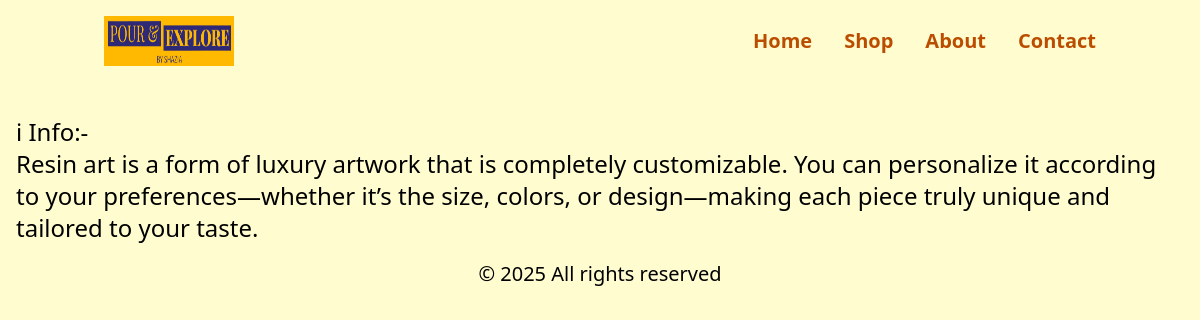
The app's page /shop/, older data.
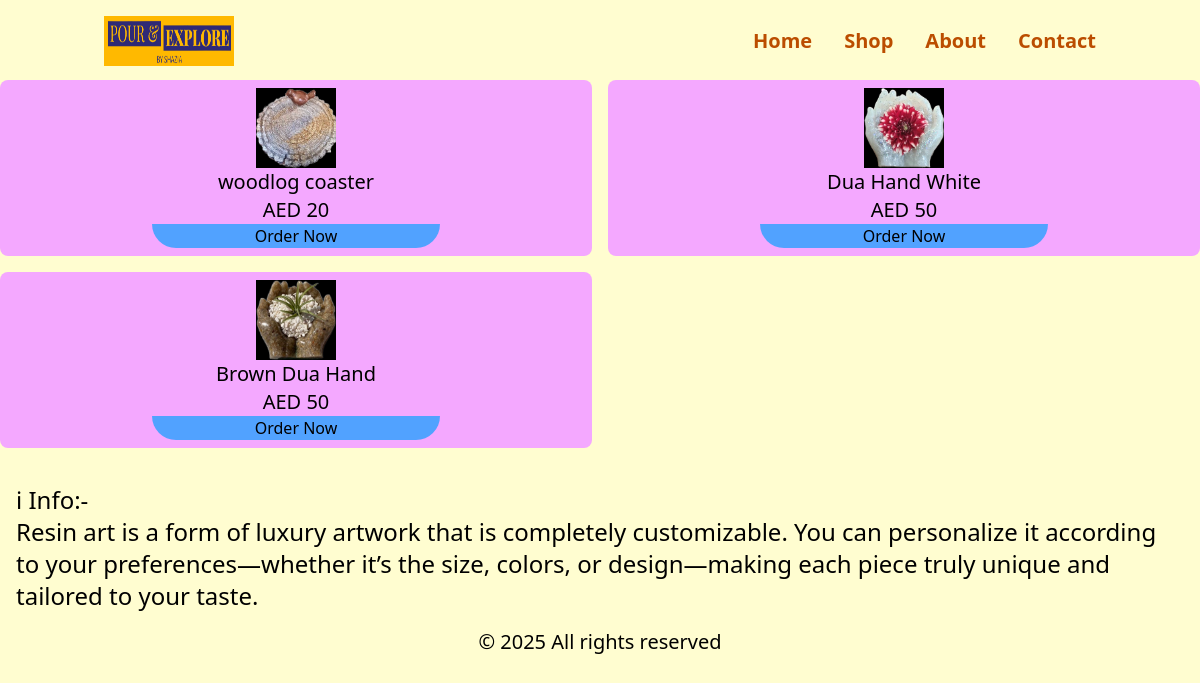
The same page, newer data.
### shop/models.py (models this page shows, shortened)
class products(models.Model):
    image=models.ImageField(upload_to='media')
    name=models.CharField(max_length=20)
    price=models.PositiveIntegerField(null=False)
    class Meta:
        verbose_name='product'
        verbose_name_plural='products'

### shop/views.py (the view)
# urls.py: path('shop/', include("shop.urls")),
def shop(request):
    return render(request, "shop/index.html", {"products":product})

### templates/shop/index.html (shortened to what this page needs)
{% extends "layout.html" %}
{% block content %}
<div class='w-full gap-4 mt-20 grid grid-cols-1 sm:grid-cols-1 md:grid-cols-1 lg:grid-cols-2 xl:grid-cols-3'>
    {% for product in products %}
    <div class='w-full gap-5'>
        <div class='bg-fuchsia-300 p-2 rounded-lg w-full'>
            <center>
            <img src="{{product.image.url}}" alt="" class='w-[50px] h-[50px] sm:w-[60px] sm:h-[60px] md:w-[70px] md:h-[70px] lg:w-[80px] lg:h-[80px] xl:w-[90px] xl:h-[90px] 2xl:w-[100px] 2xl:h-[100px]'>
            <h1 class='text-black text-xs sm:text-sm md:text-xl xl:text-2xl 2xl:text-3xl'>{{product.name}}</h1>
            <h1 class='text-black text-xs sm:text-sm md:text-xl xl:text-2xl 2xl:text-3xl'>AED {{product.price}}</h1>
            <a href="https://wa.me/971509664475" target="_blank">
                <button type='submit' class='bg-blue-400 w-[50%] rounded-b-full cursor-pointer'>Order Now</button>
            </a>
        </div>
    </div>
    {% endfor %}
</div>
<div class='text-xs sm:text-sm md:text-xl lg:text-2xl xl:text-3xl 2xl:text-4xl p-4 mt-5'>
    <h1>&#8505; Info:-</h1>
    Resin art is a form of luxury artwork that is completely customizable. You can personalize it according to your preferences—whether it’s the size, colors, or design—making each piece truly unique and tailored to your taste.
</div>
{% endblock %}

Row changes from the older to the newer data that the page shows:
added products: image (picture), name "woodlog coaster", price "20"
added products: image (picture), name "Dua Hand White", price "50"
added products: image (picture), name "Brown Dua Hand", price "50"
